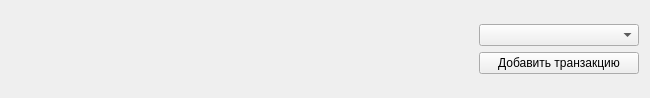
<?xml version="1.0" encoding="UTF-8"?>
<ui version="4.0">
 <class>MainPage</class>
 <widget class="QWidget" name="MainPage">
  <property name="geometry">
   <rect>
    <x>0</x>
    <y>0</y>
    <width>650</width>
    <height>98</height>
   </rect>
  </property>
  <property name="windowTitle">
   <string>Form</string>
  </property>
  <layout class="QVBoxLayout" name="page_layout">
   <item>
    <widget class="QWidget" name="header" native="true">
     <property name="sizePolicy">
      <sizepolicy hsizetype="Preferred" vsizetype="Maximum">
       <horstretch>0</horstretch>
       <verstretch>0</verstretch>
      </sizepolicy>
     </property>
     <property name="locale">
      <locale language="Russian" country="Russia"/>
     </property>
     <layout class="QHBoxLayout" name="header_layout">
      <property name="leftMargin">
       <number>0</number>
      </property>
      <property name="topMargin">
       <number>0</number>
      </property>
      <property name="rightMargin">
       <number>0</number>
      </property>
      <property name="bottomMargin">
       <number>0</number>
      </property>
      <item>
       <spacer name="header_spacer">
        <property name="orientation">
         <enum>Qt::Horizontal</enum>
        </property>
        <property name="sizeHint" stdset="0">
         <size>
          <width>509</width>
          <height>20</height>
         </size>
        </property>
       </spacer>
      </item>
      <item>
       <layout class="QVBoxLayout" name="header_buttons_layout">
        <item>
         <widget class="QComboBox" name="accounts_combobox">
          <property name="minimumSize">
           <size>
            <width>160</width>
            <height>0</height>
           </size>
          </property>
         </widget>
        </item>
        <item>
         <widget class="QPushButton" name="add_transaction_button">
          <property name="minimumSize">
           <size>
            <width>160</width>
            <height>0</height>
           </size>
          </property>
          <property name="text">
           <string>Добавить транзакцию</string>
          </property>
         </widget>
        </item>
       </layout>
      </item>
     </layout>
    </widget>
   </item>
  </layout>
 </widget>
 <resources/>
 <connections/>
</ui>
